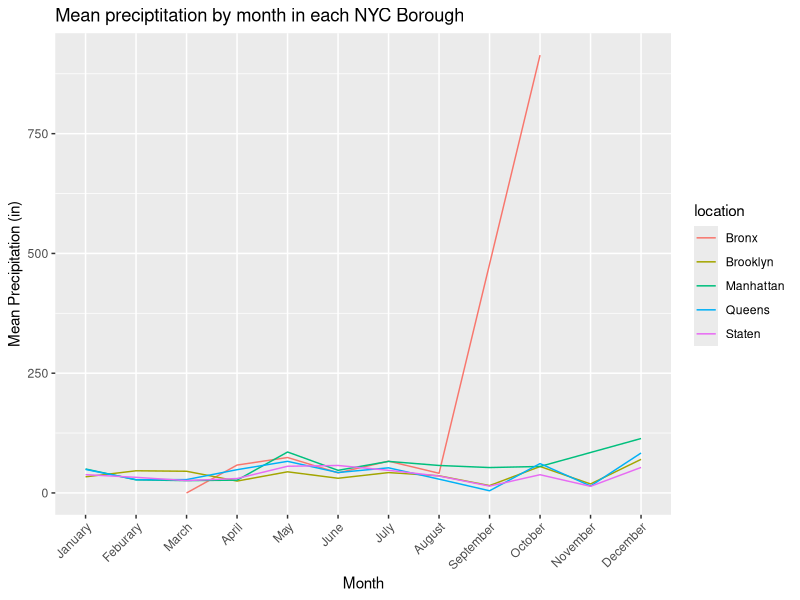
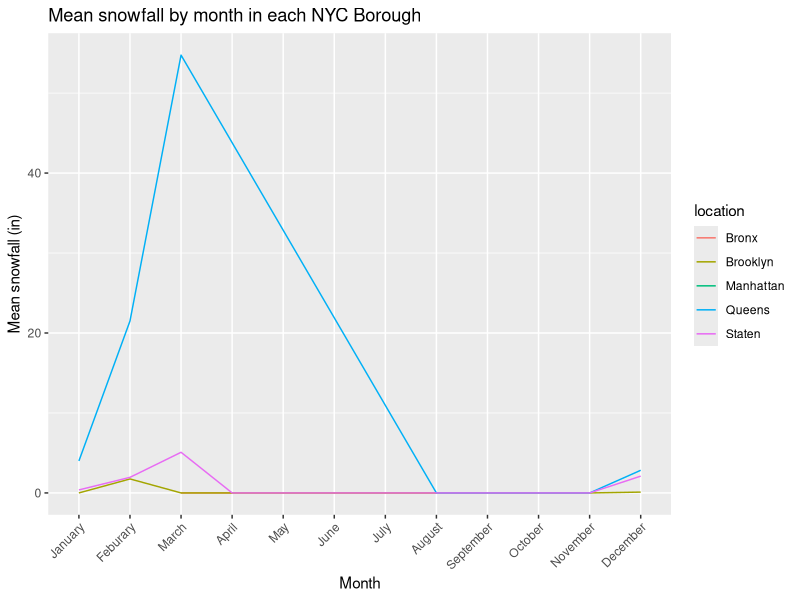

Generate these figures, in order, with R:
## ---- chunk 1
library(tidyverse)
## ---- chunk 2
weather.df <- read_csv("weather_NYC_2019/weather_data.csv") %>%
  mutate(date = lubridate::as_date(as.character(date), format = "%Y%m%d"),
         month = month(date),
         month_name = fct_recode(as.factor(month),
           "January" = "1",
           "Feburary" = "2",
           "March" = "3",
           "April" = "4",
           "May" = "5",
           "June" = "6",
           "July" = "7",
           "August" = "8",
           "September" = "9",
           "October" = "10",
           "November" = "11",
           "December" = "12"
         )) 
## ---- chunk 3
weather.df %>%
  filter(element == "PRCP") %>%
  group_by(month_name, location) %>%
  summarize(mean_prcp = mean(data_value)) %>%
  ggplot(aes(x = month_name, y = mean_prcp, group = location)) +
  geom_line(aes(color = location)) + 
  labs(
    title = "Mean preciptitation by month in each NYC Borough",
    x = "Month",
    y = "Mean Precipitation (in)"
  ) + 
  theme(axis.text.x = element_text(angle = 45, hjust = 1))

## ---- chunk 4
weather.df %>%
  filter(element == "SNOW") %>%
  group_by(month_name, location) %>%
  summarize(mean_prcp = mean(data_value)) %>%
  ggplot(aes(x = month_name, y = mean_prcp, group = location)) +
  geom_line(aes(color = location)) + 
  labs(
    title = "Mean snowfall by month in each NYC Borough",
    x = "Month",
    y = "Mean snowfall (in)"
  ) + 
  theme(axis.text.x = element_text(angle = 45, hjust = 1))
